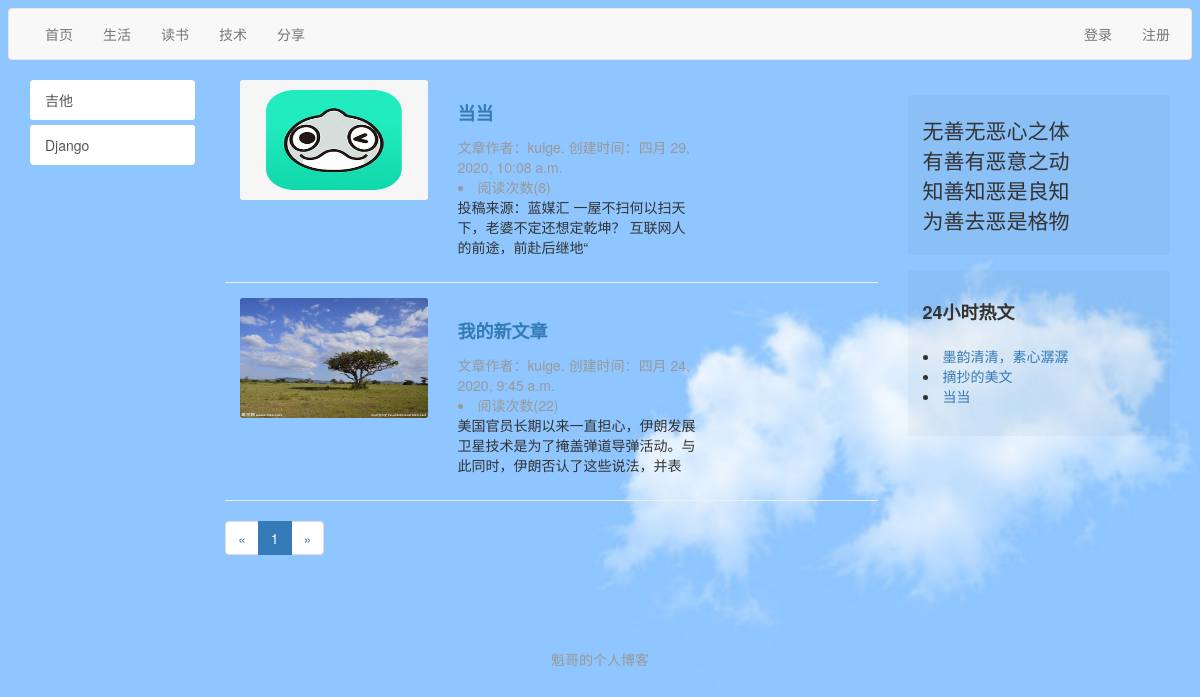
Screenshot of /live/type/1 with the database file from the repository.
### live/models.py (models this page shows, shortened)
class LiveType(models.Model):
    type_name = models.CharField(max_length=50)

class Live(models.Model):
    title = models.CharField(max_length=50)
    live_type = models.ForeignKey(LiveType, on_delete=models.DO_NOTHING)
    content = RichTextUploadingField()
    author = models.ForeignKey(User, on_delete=models.DO_NOTHING)
    readed_num = models.IntegerField(default=0)
    click_nums = models.DateTimeField(auto_now_add=True)
    image = image = models.ImageField(upload_to="live/%Y/%m", verbose_name="首页图片")
    class Meta:
        ordering = ['-click_nums']

### live/views.py (the view)
# urls.py: path('type/<int:live_type_pk>', views.live_with_type, name="live_with_type"),
def live_with_type(request, live_type_pk):
    lives_all_list = Live.objects.all()
    paginator = Paginator(lives_all_list, 8)
    page_num = request.GET.get('page', 1)
    page_of_blogs = paginator.get_page(page_num)
    currentr_page_num = page_of_blogs.number
    page_range = list(range(max(currentr_page_num - 2, 1), currentr_page_num)) + \
                 list(range(currentr_page_num, min(currentr_page_num + 2, paginator.num_pages) + 1))
    if page_range[0] - 1 >= 2:
        page_range.insert(0, '...')
    if paginator.num_pages - page_range[-1] >= 2:
        page_range.append('...')
        page_range.insert(0, '...')
    if page_range[0] != 1:
        page_range.insert(0, 1)
    if page_range[-1] != paginator.num_pages:
        page_range.append(paginator.num_pages)
    context = {}
    live_type = get_object_or_404(LiveType, pk=live_type_pk)
    context['live_type'] = live_type
    context['page_of_blogs'] = page_of_blogs
    context['page_range'] = page_range
    context['lives'] = Live.objects.filter(live_type=live_type)
    context['hot_lives'] = Live.objects.order_by("readed_num")[0:3]
    context['live_types'] = LiveType.objects.all()
    return render(request, "live_with_type.html", context)

### templates/live_with_type.html (shortened to what this page needs)
{% extends 'index.html' %}

### templates/index.html (shortened to what this page needs)
{% extends 'base.html' %}
{% load static %}
{% block content %}
        <div class="col-sm-7">
           <div class="new-list">
               {% for live in lives %}
               <div class="new-list-item clearfix">
                <div class="col-sm-4">
                     <dt>
                            <a href="{% url 'live_detail' live.pk %}">
                     <img width="220" height="120" class="scrollLoading" img src="/media/{{ live.image }}
            "/>
                            </a>
                     </dt>
                        </div>
                  <div class="col-xs-5">
                      <h3><a href="{% url 'live_detail' live.pk %}"} class="title">{{ live.title}}</a></h3>
                       <div class="infor">
                          <span>文章作者：{{ live.author }}</span>.
                          <span>创建时间：{{ live.click_nums }}</span>
                           <li>阅读次数({{ live.readed_num }})</li>
                      </div>
                      <p>{{ live.content|truncatechars:50 }}</p>
                  </div>
               </div>
               {% endfor %}
           </div>
            <div>
                <ul class="pagination">
                                <li>
                                    {% if page_of_blogs.has_previous %}
                                    <a href="?page={{ page_of_blogs.previous_page_number }}" aria-label="Previous">
                                        <span aria-hidden="true">&laquo;</span>
                                    </a>
                                    {% else %}
                                    <span aria-hidden="true">&laquo;</span>
                                    {% endif %}
                                </li>
                                {% for page_num in page_range %}
                                {% if page_num == page_of_blogs.number %}
                                <li class="active"><span>{{ page_num }}</span></li>
                                {% else %}
                                {% if page_num == '...' %}
                                <li><span>{{ page_num }}</span></li>
                                {% else %}
                                <li><a href="?page={{ page_num }}">{{ page_num }}</a></li>
                                {% endif %}
                                {% endif %}
                                {% endfor %}
                                <li>
                                    {% if page_of_blogs.has_next %}
                                    <a href="?page={{ page_of_blogs.next_page_number }}" aria-label="Next">
                                        <span aria-hidden="true">&raquo;</span>
                                    </a>
                                    {% else %}
                                    <span aria-hidden="true">&raquo;</span>
                                    {% endif %}
                                </li>
                            </ul>
            </div>
        </div>
        <div class="col-sm-3">
           <div class="side-bar-card flag clearfix">
             <div class="col-xs-9">
               <div class="text-lg">无善无恶心之体</div>
                 <div class="text-lg">有善有恶意之动</div>
                 <div class="text-lg">知善知恶是良知</div>
                 <div class="text-lg">为善去恶是格物</div>
             </div>
           </div>
           <div class="side-bar-card">
             <div class="card-title">24小时热文</div>
             <div class="card-body">
               <div class="list">
                 <div class="item">
                     {% for live in hot_lives %}
                   <li><a href="{% url 'live_detail' live.pk %}   " class="title">{{ live.title}}</a></li>
                     {% endfor %}
                 </div>
               </div>
             </div>
           </div>
        </div>
{% endblock %}

### templates/base.html (shortened to what this page needs)
{% load static %}
<!DOCTYPE html>
<html lang="zh-cn">
<head>
    <link rel="stylesheet" href="{% static 'css/main.css'%}">
    <link rel="stylesheet" href="{% static 'bootstrap-3.3.7/css/bootstrap.min.css'%}">
</head>
<body class="background-image">
    <div class="navbar navbar-default">
        <div class="container">
        <ul class="nav navbar-nav">
            <li><a href="{% url 'home'%}">首页</a></li>
            {% for live_type in live_types %}
                <li><a href="{% url 'live_with_type' live_type.pk %}">{{ live_type.type_name }}</a></li>
            {% endfor %}
        </ul>
        <ul class="nav navbar-nav navbar-right">
            <li><a href="{% url 'login' %}?from={{ request.get_full_path }}">登录</a></li>
            <li><a href="{% url 'register' %}?from={{ request.get_full_path }}">注册</a></li>
        </ul>
    </div>
    </div>
    <div class="container">
        <div class="row">
        <div class="col-sm-2">
           <div class="list-group side-bar">
               <a href="http://www.guitarchina.com/" class="list-group-item">吉他</a>
               <a href="https://docs.djangoproject.com/en/3.0/" class="list-group-item">Django</a>
           </div>
        </div>
            {% block content %}
            {% endblock %}
    </div>
    </div>
    <div class="footer">
      魁哥的个人博客
    </div>
</body>
</html>

### static/css/main.css (style rules this page uses)
img { display: block; max-width: 100%; max-height: 20%; }
img, .side-bar .list-group-item, .side-bar-card { border-radius: 3px; }
.background-image { background-image: url(static/css/img/beijing_a.jpg); display: block; background-size: cover; }
.side-bar .list-group-item { border:0; border-radius: 3px; margin-bottom: 5px; }
.new-list-item { padding-top: 15px; padding-bottom: 15px; border-bottom: 1px solid #eee; }
.new-list-item:first-child { padding-top: 0px; }
.new-list-item .title { display: block; font-size: 18px; font-weight: bold; margin-bottom: 8px; line-height: 1.5; }
.new-list-item .infor { color: #999; }
.side-bar-card { background: rgba(0,0,0,.03); margin-top:15px; padding: 20px 0; }
.side-bar-card.flag { padding-top: 20px; padding-bottom: 20px; }
.side-bar-card .text-lg { font-size: 150%; }
.side-bar-card .card-title { font-size: 18px; font-weight: bold; padding-top: 0; padding-bottom: 0; }
.side-bar-card .card-title, .side-bar-card .card-body .list .item { padding: 10px 15px; }
.card-body .list .item .title { padding-bottom: 5px; }
.footer { margin-top:50px; padding: 20px 0; text-align: center; color: #999; }

### rows the page displays
LiveType: type_name "生活"
LiveType: type_name "读书"
LiveType: type_name "技术"
LiveType: type_name "分享"
Live: image (picture), title "当当", author "kuige", click_nums "四月 29, 2020, 10:08 a.m.", readed_num "8", content "投稿来源：蓝媒汇 一屋不扫何以扫天下，老婆不定还想定乾坤？ 互联网人的前途，前赴后继地“"
Live: image (picture), title "我的新文章", author "kuige", click_nums "四月 24, 2020, 9:45 a.m.", readed_num "22", content "美国官员长期以来一直担心，伊朗发展卫星技术是为了掩盖弹道导弹活动。与此同时，伊朗否认了这些说法，并表"
Live: title "墨韵清清，素心潺潺"
Live: title "摘抄的美文"

### other values shown
{{ page_num }} "1"
